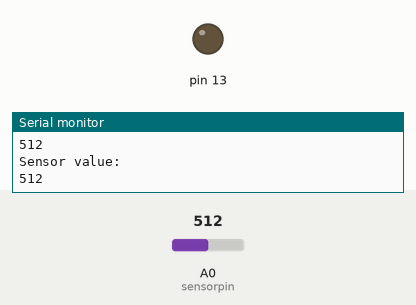
The sketch below on a simulated Arduino Uno, built with avr-gcc and run on an emulated ATmega328P. Parts: output pins drawn as LEDs (lit = HIGH), the last lines printed to the serial monitor. Inputs (shaded band) come from the test bench; at power-on: A0 (sensorpin) = 512.

Above: at 1.8 s.
1.9 s: A0 (sensorpin) set to 316
3.4 s: A0 (sensorpin) set to 289
At 4.8 s:
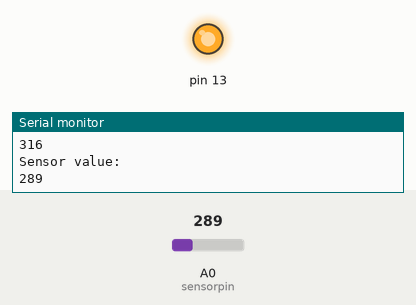
5.5 s: A0 (sensorpin) set to 306
At 6.4 s:
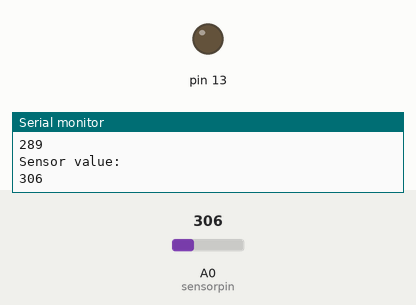
7.5 s: A0 (sensorpin) set to 290
At 9.1 s:
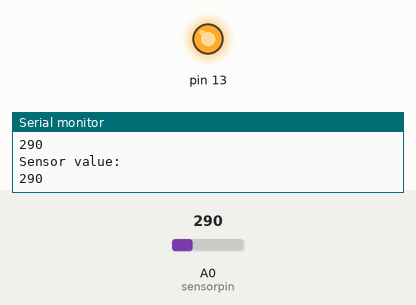
Timing chart, 0 to 10.5 s (numbered marks = the images above; inputs shaded):
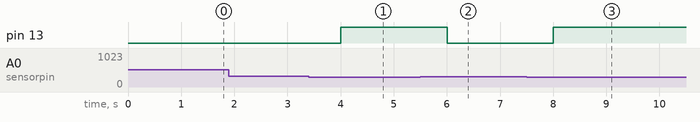

The sketch:

moisture.ino
```cpp
int sensorpin= A0;
int sensorvalue;
int limit=300;

void setup() {
Serial.begin(9600);
pinMode(13, OUTPUT);
}

void loop() {
sensorvalue= analogRead(sensorpin);
Serial.println("Sensor value:");
Serial.println(sensorvalue);
if(sensorvalue<limit){
  digitalWrite(13, 1);
}
else{
  digitalWrite(13, 0);
}
delay(1000);
}
```

Measured:
- the behaviour switches between 300 and 299 on A0 (sensorpin) (found by bisection; images 0 and 1)
- after the input at 3.4 s, pin 13: LOW → HIGH after 0.60 s
- after the input at 5.5 s, pin 13: HIGH → LOW after 0.50 s
- after the input at 7.5 s, pin 13: LOW → HIGH after 0.50 s
